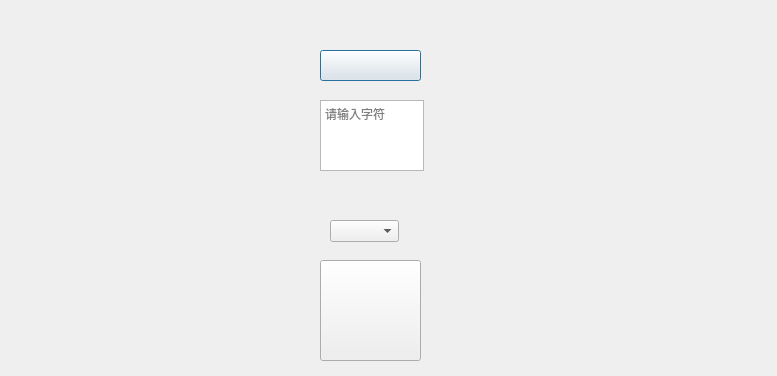
<?xml version="1.0" encoding="UTF-8"?>
<ui version="4.0">
 <class>Dialog</class>
 <widget class="QDialog" name="Dialog">
  <property name="geometry">
   <rect>
    <x>0</x>
    <y>0</y>
    <width>777</width>
    <height>376</height>
   </rect>
  </property>
  <property name="windowTitle">
   <string>Dialog</string>
  </property>
  <widget class="QPushButton" name="pushButton">
   <property name="geometry">
    <rect>
     <x>320</x>
     <y>50</y>
     <width>101</width>
     <height>31</height>
    </rect>
   </property>
   <property name="styleSheet">
    <string notr="true">QPushButton{
background-image:url(:/png/img/import.png);
}</string>
   </property>
   <property name="text">
    <string/>
   </property>
  </widget>
  <widget class="QPushButton" name="pushButton_2">
   <property name="geometry">
    <rect>
     <x>320</x>
     <y>260</y>
     <width>101</width>
     <height>101</height>
    </rect>
   </property>
   <property name="styleSheet">
    <string notr="true">QPushButton{
background-image:url(:/png/img/conversion.png);
}</string>
   </property>
   <property name="text">
    <string/>
   </property>
  </widget>
  <widget class="QTextEdit" name="textEdit">
   <property name="geometry">
    <rect>
     <x>320</x>
     <y>100</y>
     <width>104</width>
     <height>71</height>
    </rect>
   </property>
   <property name="styleSheet">
    <string notr="true">QTextEdit{
rgb(255, 0, 0);
placeholderText: 请输入字符;
}
</string>
   </property>
   <property name="markdown">
    <string/>
   </property>
   <property name="html">
    <string>&lt;!DOCTYPE HTML PUBLIC &quot;-//W3C//DTD HTML 4.0//EN&quot; &quot;http://www.w3.org/TR/REC-html40/strict.dtd&quot;&gt;
&lt;html&gt;&lt;head&gt;&lt;meta name=&quot;qrichtext&quot; content=&quot;1&quot; /&gt;&lt;style type=&quot;text/css&quot;&gt;
p, li { white-space: pre-wrap; }
&lt;/style&gt;&lt;/head&gt;&lt;body style=&quot; font-family:'SimSun'; font-size:9pt; font-weight:400; font-style:normal;&quot;&gt;
&lt;p style=&quot;-qt-paragraph-type:empty; margin-top:0px; margin-bottom:0px; margin-left:0px; margin-right:0px; -qt-block-indent:0; text-indent:0px;&quot;&gt;&lt;br /&gt;&lt;/p&gt;&lt;/body&gt;&lt;/html&gt;</string>
   </property>
   <property name="placeholderText">
    <string>请输入字符</string>
   </property>
  </widget>
  <widget class="QComboBox" name="comboBox">
   <property name="geometry">
    <rect>
     <x>330</x>
     <y>220</y>
     <width>69</width>
     <height>22</height>
    </rect>
   </property>
  </widget>
  <widget class="QLabel" name="label">
   <property name="geometry">
    <rect>
     <x>40</x>
     <y>70</y>
     <width>251</width>
     <height>261</height>
    </rect>
   </property>
   <property name="text">
    <string/>
   </property>
   <property name="scaledContents">
    <bool>true</bool>
   </property>
  </widget>
  <widget class="QLabel" name="label_2">
   <property name="geometry">
    <rect>
     <x>480</x>
     <y>50</y>
     <width>251</width>
     <height>261</height>
    </rect>
   </property>
   <property name="text">
    <string/>
   </property>
   <property name="scaledContents">
    <bool>true</bool>
   </property>
  </widget>
 </widget>
 <resources>
  <include location="img_qc.qrc"/>
 </resources>
 <connections/>
</ui>
